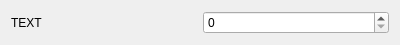
<?xml version="1.0" encoding="UTF-8"?>
<ui version="4.0">
 <class>Input_Element2</class>
 <widget class="QDialog" name="Input_Element2">
  <property name="geometry">
   <rect>
    <x>0</x>
    <y>0</y>
    <width>400</width>
    <height>43</height>
   </rect>
  </property>
  <property name="windowTitle">
   <string>Dialog</string>
  </property>
  <layout class="QHBoxLayout" name="horizontalLayout">
   <item>
    <widget class="QLabel" name="Label">
     <property name="text">
      <string>TEXT</string>
     </property>
     <property name="wordWrap">
      <bool>false</bool>
     </property>
    </widget>
   </item>
   <item>
    <widget class="QSpinBox" name="SpinBox"/>
   </item>
  </layout>
 </widget>
 <resources/>
 <connections/>
</ui>
